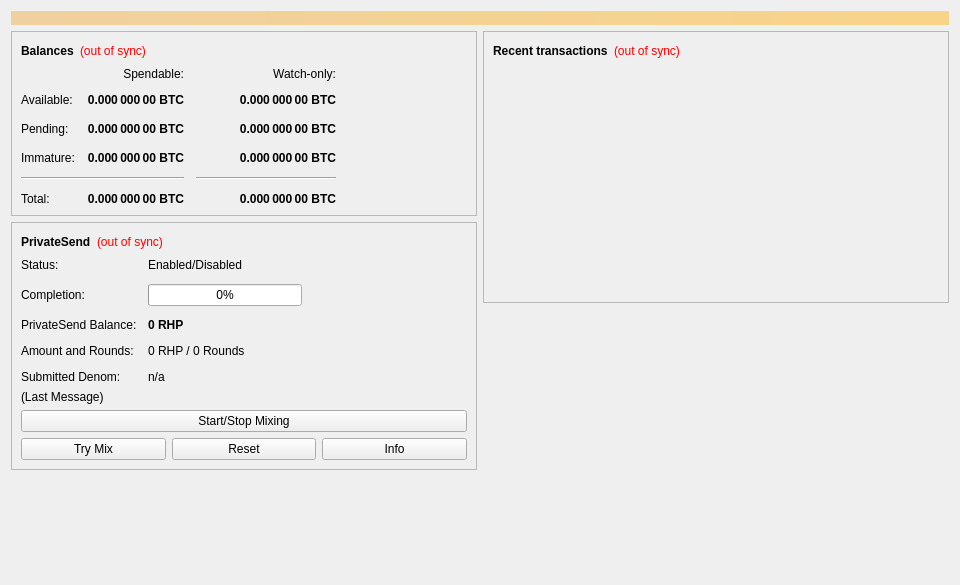
<?xml version="1.0" encoding="UTF-8"?>
<ui version="4.0">
 <class>OverviewPage</class>
 <widget class="QWidget" name="OverviewPage">
  <property name="geometry">
   <rect>
    <x>0</x>
    <y>0</y>
    <width>960</width>
    <height>585</height>
   </rect>
  </property>
  <property name="minimumSize">
   <size>
    <width>960</width>
    <height>0</height>
   </size>
  </property>
  <property name="windowTitle">
   <string>Form</string>
  </property>
  <layout class="QVBoxLayout" name="topLayout">
   <item>
    <widget class="QLabel" name="labelAlerts">
     <property name="visible">
      <bool>false</bool>
     </property>
     <property name="styleSheet">
      <string notr="true">QLabel { background-color: qlineargradient(x1: 0, y1: 0, x2: 1, y2: 0, stop:0 #F0D0A0, stop:1 #F8D488); color:#000000; }</string>
     </property>
     <property name="wordWrap">
      <bool>true</bool>
     </property>
     <property name="margin">
      <number>3</number>
     </property>
     <property name="textInteractionFlags">
      <set>Qt::TextSelectableByMouse</set>
     </property>
    </widget>
   </item>
   <item>
    <layout class="QHBoxLayout" name="horizontalLayout" stretch="1,1">
     <item>
      <layout class="QVBoxLayout" name="verticalLayout_2">
       <item>
        <widget class="QFrame" name="frame">
         <property name="frameShape">
          <enum>QFrame::StyledPanel</enum>
         </property>
         <property name="frameShadow">
          <enum>QFrame::Raised</enum>
         </property>
         <layout class="QVBoxLayout" name="verticalLayout_4">
          <item>
           <layout class="QHBoxLayout" name="horizontalLayout_4">
            <item>
             <widget class="QLabel" name="label_5">
              <property name="font">
               <font>
                <weight>75</weight>
                <bold>true</bold>
               </font>
              </property>
              <property name="text">
               <string>Balances</string>
              </property>
             </widget>
            </item>
            <item>
             <widget class="QLabel" name="labelWalletStatus">
              <property name="toolTip">
               <string>The displayed information may be out of date. Your wallet automatically synchronizes with the RHYPTON network after a connection is established, but this process has not completed yet.</string>
              </property>
              <property name="styleSheet">
               <string notr="true">QLabel { color: red; }</string>
              </property>
              <property name="text">
               <string notr="true">(out of sync)</string>
              </property>
              <property name="alignment">
               <set>Qt::AlignLeading|Qt::AlignLeft|Qt::AlignVCenter</set>
              </property>
             </widget>
            </item>
            <item>
             <spacer name="horizontalSpacer_3">
              <property name="orientation">
               <enum>Qt::Horizontal</enum>
              </property>
              <property name="sizeHint" stdset="0">
               <size>
                <width>40</width>
                <height>20</height>
               </size>
              </property>
             </spacer>
            </item>
           </layout>
          </item>
          <item>
           <layout class="QGridLayout" name="gridLayout">
            <property name="spacing">
             <number>12</number>
            </property>
            <item row="2" column="2">
             <widget class="QLabel" name="labelWatchPending">
              <property name="font">
               <font>
                <weight>75</weight>
                <bold>true</bold>
               </font>
              </property>
              <property name="cursor">
               <cursorShape>IBeamCursor</cursorShape>
              </property>
              <property name="toolTip">
               <string>Unconfirmed transactions to watch-only addresses</string>
              </property>
              <property name="text">
               <string notr="true">0.000 000 00 BTC</string>
              </property>
              <property name="alignment">
               <set>Qt::AlignRight|Qt::AlignTrailing|Qt::AlignVCenter</set>
              </property>
              <property name="textInteractionFlags">
               <set>Qt::LinksAccessibleByMouse|Qt::TextSelectableByKeyboard|Qt::TextSelectableByMouse</set>
              </property>
             </widget>
            </item>
            <item row="2" column="1">
             <widget class="QLabel" name="labelUnconfirmed">
              <property name="font">
               <font>
                <weight>75</weight>
                <bold>true</bold>
               </font>
              </property>
              <property name="cursor">
               <cursorShape>IBeamCursor</cursorShape>
              </property>
              <property name="toolTip">
               <string>Total of transactions that have yet to be confirmed, and do not yet count toward the spendable balance</string>
              </property>
              <property name="text">
               <string notr="true">0.000 000 00 BTC</string>
              </property>
              <property name="alignment">
               <set>Qt::AlignRight|Qt::AlignTrailing|Qt::AlignVCenter</set>
              </property>
              <property name="textInteractionFlags">
               <set>Qt::LinksAccessibleByMouse|Qt::TextSelectableByKeyboard|Qt::TextSelectableByMouse</set>
              </property>
             </widget>
            </item>
            <item row="3" column="2">
             <widget class="QLabel" name="labelWatchImmature">
              <property name="font">
               <font>
                <weight>75</weight>
                <bold>true</bold>
               </font>
              </property>
              <property name="cursor">
               <cursorShape>IBeamCursor</cursorShape>
              </property>
              <property name="toolTip">
               <string>Mined balance in watch-only addresses that has not yet matured</string>
              </property>
              <property name="text">
               <string notr="true">0.000 000 00 BTC</string>
              </property>
              <property name="alignment">
               <set>Qt::AlignRight|Qt::AlignTrailing|Qt::AlignVCenter</set>
              </property>
              <property name="textInteractionFlags">
               <set>Qt::LinksAccessibleByMouse|Qt::TextSelectableByKeyboard|Qt::TextSelectableByMouse</set>
              </property>
             </widget>
            </item>
            <item row="4" column="0" colspan="2">
             <widget class="Line" name="lineSpendableBalance">
              <property name="orientation">
               <enum>Qt::Horizontal</enum>
              </property>
             </widget>
            </item>
            <item row="4" column="2">
             <widget class="Line" name="lineWatchBalance">
              <property name="sizePolicy">
               <sizepolicy hsizetype="Preferred" vsizetype="Fixed">
                <horstretch>0</horstretch>
                <verstretch>0</verstretch>
               </sizepolicy>
              </property>
              <property name="minimumSize">
               <size>
                <width>140</width>
                <height>0</height>
               </size>
              </property>
              <property name="orientation">
               <enum>Qt::Horizontal</enum>
              </property>
             </widget>
            </item>
            <item row="5" column="0">
             <widget class="QLabel" name="labelTotalText">
              <property name="text">
               <string>Total:</string>
              </property>
             </widget>
            </item>
            <item row="3" column="1">
             <widget class="QLabel" name="labelImmature">
              <property name="font">
               <font>
                <weight>75</weight>
                <bold>true</bold>
               </font>
              </property>
              <property name="cursor">
               <cursorShape>IBeamCursor</cursorShape>
              </property>
              <property name="toolTip">
               <string>Mined balance that has not yet matured</string>
              </property>
              <property name="text">
               <string notr="true">0.000 000 00 BTC</string>
              </property>
              <property name="alignment">
               <set>Qt::AlignRight|Qt::AlignTrailing|Qt::AlignVCenter</set>
              </property>
              <property name="textInteractionFlags">
               <set>Qt::LinksAccessibleByMouse|Qt::TextSelectableByKeyboard|Qt::TextSelectableByMouse</set>
              </property>
             </widget>
            </item>
            <item row="2" column="3">
             <spacer name="horizontalSpacer_2">
              <property name="orientation">
               <enum>Qt::Horizontal</enum>
              </property>
              <property name="sizeHint" stdset="0">
               <size>
                <width>40</width>
                <height>20</height>
               </size>
              </property>
             </spacer>
            </item>
            <item row="3" column="0">
             <widget class="QLabel" name="labelImmatureText">
              <property name="text">
               <string>Immature:</string>
              </property>
             </widget>
            </item>
            <item row="5" column="1">
             <widget class="QLabel" name="labelTotal">
              <property name="font">
               <font>
                <weight>75</weight>
                <bold>true</bold>
               </font>
              </property>
              <property name="cursor">
               <cursorShape>IBeamCursor</cursorShape>
              </property>
              <property name="toolTip">
               <string>Your current total balance</string>
              </property>
              <property name="text">
               <string notr="true">0.000 000 00 BTC</string>
              </property>
              <property name="alignment">
               <set>Qt::AlignRight|Qt::AlignTrailing|Qt::AlignVCenter</set>
              </property>
              <property name="textInteractionFlags">
               <set>Qt::LinksAccessibleByMouse|Qt::TextSelectableByKeyboard|Qt::TextSelectableByMouse</set>
              </property>
             </widget>
            </item>
            <item row="5" column="2">
             <widget class="QLabel" name="labelWatchTotal">
              <property name="font">
               <font>
                <weight>75</weight>
                <bold>true</bold>
               </font>
              </property>
              <property name="cursor">
               <cursorShape>IBeamCursor</cursorShape>
              </property>
              <property name="toolTip">
               <string>Current total balance in watch-only addresses</string>
              </property>
              <property name="text">
               <string notr="true">0.000 000 00 BTC</string>
              </property>
              <property name="alignment">
               <set>Qt::AlignRight|Qt::AlignTrailing|Qt::AlignVCenter</set>
              </property>
              <property name="textInteractionFlags">
               <set>Qt::LinksAccessibleByMouse|Qt::TextSelectableByKeyboard|Qt::TextSelectableByMouse</set>
              </property>
             </widget>
            </item>
            <item row="0" column="2">
             <widget class="QLabel" name="labelWatchonly">
              <property name="text">
               <string>Watch-only:</string>
              </property>
              <property name="alignment">
               <set>Qt::AlignRight|Qt::AlignTrailing|Qt::AlignVCenter</set>
              </property>
             </widget>
            </item>
            <item row="1" column="0">
             <widget class="QLabel" name="labelBalanceText">
              <property name="text">
               <string>Available:</string>
              </property>
             </widget>
            </item>
            <item row="1" column="1">
             <widget class="QLabel" name="labelBalance">
              <property name="font">
               <font>
                <weight>75</weight>
                <bold>true</bold>
               </font>
              </property>
              <property name="cursor">
               <cursorShape>IBeamCursor</cursorShape>
              </property>
              <property name="toolTip">
               <string>Your current spendable balance</string>
              </property>
              <property name="text">
               <string notr="true">0.000 000 00 BTC</string>
              </property>
              <property name="alignment">
               <set>Qt::AlignRight|Qt::AlignTrailing|Qt::AlignVCenter</set>
              </property>
              <property name="textInteractionFlags">
               <set>Qt::LinksAccessibleByMouse|Qt::TextSelectableByKeyboard|Qt::TextSelectableByMouse</set>
              </property>
             </widget>
            </item>
            <item row="1" column="2">
             <widget class="QLabel" name="labelWatchAvailable">
              <property name="font">
               <font>
                <weight>75</weight>
                <bold>true</bold>
               </font>
              </property>
              <property name="cursor">
               <cursorShape>IBeamCursor</cursorShape>
              </property>
              <property name="toolTip">
               <string>Your current balance in watch-only addresses</string>
              </property>
              <property name="text">
               <string notr="true">0.000 000 00 BTC</string>
              </property>
              <property name="alignment">
               <set>Qt::AlignRight|Qt::AlignTrailing|Qt::AlignVCenter</set>
              </property>
              <property name="textInteractionFlags">
               <set>Qt::LinksAccessibleByMouse|Qt::TextSelectableByKeyboard|Qt::TextSelectableByMouse</set>
              </property>
             </widget>
            </item>
            <item row="2" column="0">
             <widget class="QLabel" name="labelPendingText">
              <property name="text">
               <string>Pending:</string>
              </property>
             </widget>
            </item>
            <item row="0" column="1">
             <widget class="QLabel" name="labelSpendable">
              <property name="text">
               <string>Spendable:</string>
              </property>
              <property name="alignment">
               <set>Qt::AlignRight|Qt::AlignTrailing|Qt::AlignVCenter</set>
              </property>
             </widget>
            </item>
           </layout>
          </item>
         </layout>
        </widget>
       </item>
       <item>
        <widget class="QFrame" name="framePrivateSend">
         <property name="layoutDirection">
          <enum>Qt::LeftToRight</enum>
         </property>
         <property name="frameShape">
          <enum>QFrame::StyledPanel</enum>
         </property>
         <property name="frameShadow">
          <enum>QFrame::Raised</enum>
         </property>
         <layout class="QVBoxLayout" name="VerticalLayout_PS1">
          <item>
           <layout class="QHBoxLayout" name="horizontalLayout_5">
            <item>
             <widget class="QLabel" name="labelPrivateSendHeader">
              <property name="font">
               <font>
                <weight>75</weight>
                <bold>true</bold>
               </font>
              </property>
              <property name="text">
               <string>PrivateSend</string>
              </property>
             </widget>
            </item>
            <item>
             <widget class="QLabel" name="labelPrivateSendSyncStatus">
              <property name="toolTip">
               <string>The displayed information may be out of date. Your wallet automatically synchronizes with the RHYPTON network after a connection is established, but this process has not completed yet.</string>
              </property>
              <property name="styleSheet">
               <string notr="true">QLabel { color: red; }</string>
              </property>
              <property name="text">
               <string notr="true">(out of sync)</string>
              </property>
              <property name="alignment">
               <set>Qt::AlignLeading|Qt::AlignLeft|Qt::AlignVCenter</set>
              </property>
             </widget>
            </item>
            <item>
             <spacer name="horizontalSpacer_4">
              <property name="orientation">
               <enum>Qt::Horizontal</enum>
              </property>
              <property name="sizeHint" stdset="0">
               <size>
                <width>40</width>
                <height>20</height>
               </size>
              </property>
             </spacer>
            </item>
           </layout>
          </item>
          <item>
           <layout class="QFormLayout" name="privateSendFormLayout">
            <property name="fieldGrowthPolicy">
             <enum>QFormLayout::AllNonFixedFieldsGrow</enum>
            </property>
            <property name="horizontalSpacing">
             <number>11</number>
            </property>
            <property name="verticalSpacing">
             <number>12</number>
            </property>
            <item row="0" column="0">
             <widget class="QLabel" name="labelPrivateSendEnabledText">
              <property name="text">
               <string>Status:</string>
              </property>
             </widget>
            </item>
            <item row="0" column="1">
             <widget class="QLabel" name="labelPrivateSendEnabled">
              <property name="text">
               <string>Enabled/Disabled</string>
              </property>
             </widget>
            </item>
            <item row="1" column="0">
             <widget class="QLabel" name="labelCompletitionText">
              <property name="text">
               <string>Completion:</string>
              </property>
             </widget>
            </item>
            <item row="1" column="1">
             <widget class="QProgressBar" name="privateSendProgress">
              <property name="maximumSize">
               <size>
                <width>154</width>
                <height>16777215</height>
               </size>
              </property>
              <property name="value">
               <number>0</number>
              </property>
             </widget>
            </item>
            <item row="2" column="0">
             <widget class="QLabel" name="labelAnonymizedText">
              <property name="text">
               <string>PrivateSend Balance:</string>
              </property>
             </widget>
            </item>
            <item row="2" column="1">
             <widget class="QLabel" name="labelAnonymized">
              <property name="font">
               <font>
                <weight>75</weight>
                <bold>true</bold>
               </font>
              </property>
              <property name="text">
               <string notr="true">0 RHP</string>
              </property>
             </widget>
            </item>
            <item row="3" column="0">
             <widget class="QLabel" name="labelAmountAndRoundsText">
              <property name="text">
               <string>Amount and Rounds:</string>
              </property>
             </widget>
            </item>
            <item row="3" column="1">
             <widget class="QLabel" name="labelAmountRounds">
              <property name="text">
               <string>0 RHP / 0 Rounds</string>
              </property>
             </widget>
            </item>
            <item row="4" column="0">
             <widget class="QLabel" name="labelSubmittedDenomText">
              <property name="text">
               <string>Submitted Denom:</string>
              </property>
             </widget>
            </item>
            <item row="4" column="1">
             <widget class="QLabel" name="labelSubmittedDenom">
              <property name="toolTip">
               <string>The denominations you submitted to the Masternode.&lt;br&gt;To mix, other users must submit the exact same denominations.</string>
              </property>
              <property name="text">
               <string>n/a</string>
              </property>
             </widget>
            </item>
           </layout>
          </item>
          <item>
           <layout class="QVBoxLayout" name="VerticalLayout_PS">
            <item>
             <widget class="QLabel" name="labelPrivateSendLastMessage">
              <property name="text">
               <string>(Last Message)</string>
              </property>
              <property name="alignment">
               <set>Qt::AlignLeading|Qt::AlignLeft|Qt::AlignTop</set>
              </property>
              <property name="wordWrap">
               <bool>true</bool>
              </property>
             </widget>
            </item>
            <item>
             <widget class="QPushButton" name="togglePrivateSend">
              <property name="sizePolicy">
               <sizepolicy hsizetype="MinimumExpanding" vsizetype="Fixed">
                <horstretch>0</horstretch>
                <verstretch>0</verstretch>
               </sizepolicy>
              </property>
              <property name="text">
               <string>Start/Stop Mixing</string>
              </property>
             </widget>
            </item>
            <item>
             <layout class="QHBoxLayout" name="horizontalLayout_debugbuttons">
              <item>
               <widget class="QPushButton" name="privateSendAuto">
                <property name="sizePolicy">
                 <sizepolicy hsizetype="MinimumExpanding" vsizetype="Fixed">
                  <horstretch>0</horstretch>
                  <verstretch>0</verstretch>
                 </sizepolicy>
                </property>
                <property name="toolTip">
                 <string>Try to manually submit a PrivateSend request.</string>
                </property>
                <property name="text">
                 <string>Try Mix</string>
                </property>
               </widget>
              </item>
              <item>
               <widget class="QPushButton" name="privateSendReset">
                <property name="sizePolicy">
                 <sizepolicy hsizetype="MinimumExpanding" vsizetype="Fixed">
                  <horstretch>0</horstretch>
                  <verstretch>0</verstretch>
                 </sizepolicy>
                </property>
                <property name="toolTip">
                 <string>Reset the current status of PrivateSend (can interrupt PrivateSend if it's in the process of Mixing, which can cost you money!)</string>
                </property>
                <property name="autoFillBackground">
                 <bool>false</bool>
                </property>
                <property name="text">
                 <string>Reset</string>
                </property>
               </widget>
              </item>
              <item>
               <widget class="QPushButton" name="privateSendInfo">
                <property name="sizePolicy">
                 <sizepolicy hsizetype="MinimumExpanding" vsizetype="Fixed">
                  <horstretch>0</horstretch>
                  <verstretch>0</verstretch>
                 </sizepolicy>
                </property>
                <property name="toolTip">
                 <string>Information about PrivateSend and Mixing</string>
                </property>
                <property name="text">
                 <string>Info</string>
                </property>
               </widget>
              </item>
             </layout>
            </item>
           </layout>
          </item>
         </layout>
        </widget>
       </item>
       <item>
        <spacer name="verticalSpacer">
         <property name="orientation">
          <enum>Qt::Vertical</enum>
         </property>
         <property name="sizeHint" stdset="0">
          <size>
           <width>20</width>
           <height>40</height>
          </size>
         </property>
        </spacer>
       </item>
      </layout>
     </item>
     <item>
      <layout class="QVBoxLayout" name="verticalLayout_3">
       <item>
        <widget class="QFrame" name="frame_2">
         <property name="frameShape">
          <enum>QFrame::StyledPanel</enum>
         </property>
         <property name="frameShadow">
          <enum>QFrame::Raised</enum>
         </property>
         <layout class="QVBoxLayout" name="verticalLayout">
          <item>
           <layout class="QHBoxLayout" name="horizontalLayout_2">
            <item>
             <widget class="QLabel" name="label_4">
              <property name="font">
               <font>
                <weight>75</weight>
                <bold>true</bold>
               </font>
              </property>
              <property name="text">
               <string>Recent transactions</string>
              </property>
             </widget>
            </item>
            <item>
             <widget class="QLabel" name="labelTransactionsStatus">
              <property name="toolTip">
               <string>The displayed information may be out of date. Your wallet automatically synchronizes with the RHYPTON network after a connection is established, but this process has not completed yet.</string>
              </property>
              <property name="styleSheet">
               <string notr="true">QLabel { color: red; }</string>
              </property>
              <property name="text">
               <string notr="true">(out of sync)</string>
              </property>
              <property name="alignment">
               <set>Qt::AlignLeading|Qt::AlignLeft|Qt::AlignVCenter</set>
              </property>
             </widget>
            </item>
            <item>
             <spacer name="horizontalSpacer">
              <property name="orientation">
               <enum>Qt::Horizontal</enum>
              </property>
              <property name="sizeHint" stdset="0">
               <size>
                <width>40</width>
                <height>20</height>
               </size>
              </property>
             </spacer>
            </item>
           </layout>
          </item>
          <item>
           <widget class="QListView" name="listTransactions">
            <property name="styleSheet">
             <string notr="true">QListView { background: transparent; }</string>
            </property>
            <property name="frameShape">
             <enum>QFrame::NoFrame</enum>
            </property>
            <property name="verticalScrollBarPolicy">
             <enum>Qt::ScrollBarAlwaysOff</enum>
            </property>
            <property name="horizontalScrollBarPolicy">
             <enum>Qt::ScrollBarAlwaysOff</enum>
            </property>
            <property name="selectionMode">
             <enum>QAbstractItemView::NoSelection</enum>
            </property>
           </widget>
          </item>
         </layout>
        </widget>
       </item>
       <item>
        <spacer name="verticalSpacer_2">
         <property name="orientation">
          <enum>Qt::Vertical</enum>
         </property>
         <property name="sizeHint" stdset="0">
          <size>
           <width>20</width>
           <height>40</height>
          </size>
         </property>
        </spacer>
       </item>
      </layout>
     </item>
    </layout>
   </item>
  </layout>
 </widget>
 <resources/>
 <connections/>
</ui>
